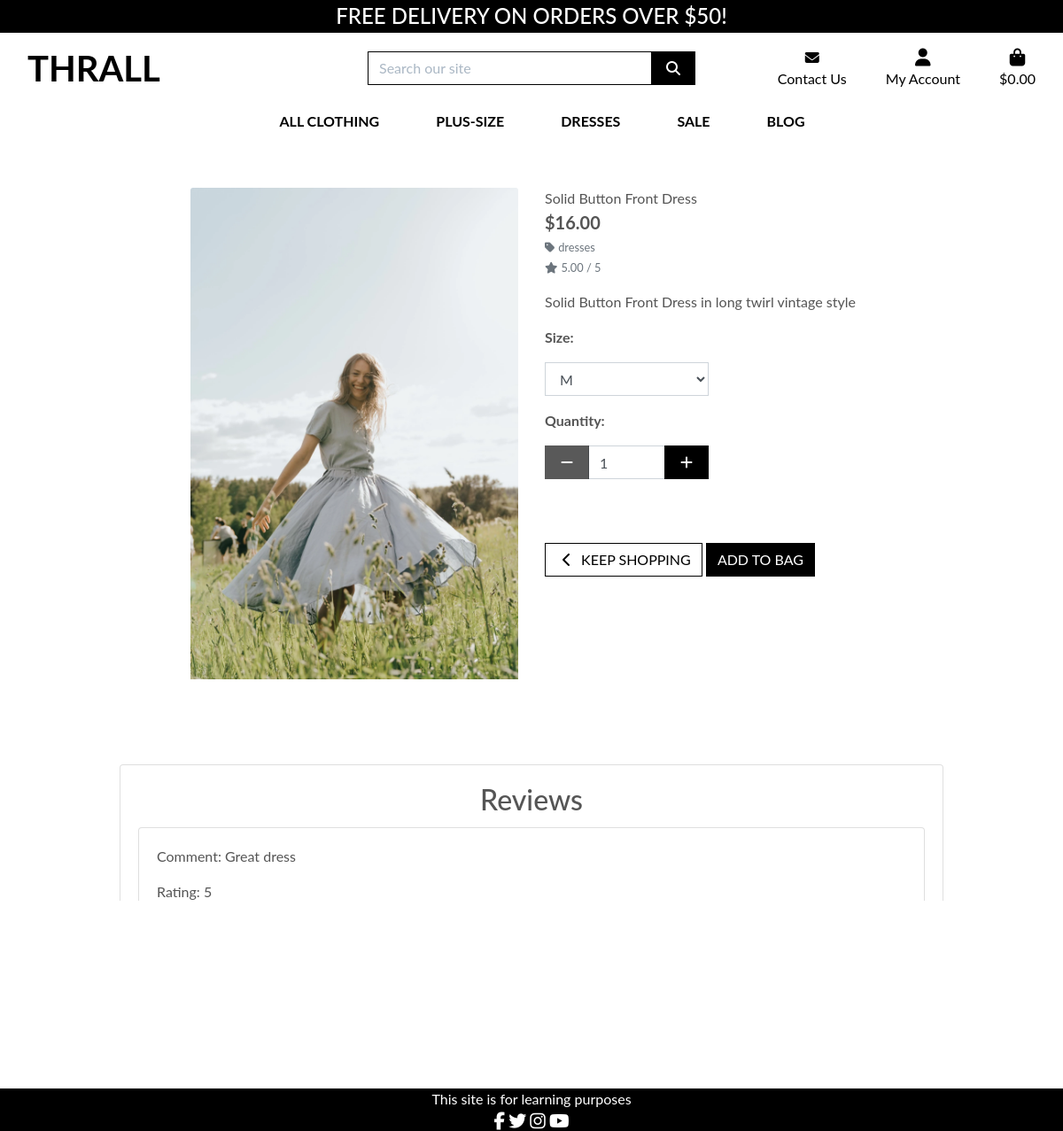
Page /products/3/ on the committed database.
### products/models.py (models this page shows, shortened)
class Product(models.Model):
    category = models.ForeignKey('Category', null=True, blank=True, on_delete=models.SET_NULL)
    name = models.CharField(max_length=254)
    sku = models.CharField(max_length=254, null=True, blank=True)
    description = models.TextField(default=True)
    has_sizes = models.BooleanField(default=True, null=True, blank=True)
    price = models.DecimalField(max_digits=6, decimal_places=2)
    rating = models.DecimalField(max_digits=6, decimal_places=2, null=True, blank=True)
    image_url = models.URLField(max_length=1024, null=True, blank=True)
    image = models.ImageField(null=True, blank=True)

class Category(models.Model):
    class Meta:
        verbose_name_plural = 'Categories'
    name = models.CharField(max_length=254)
    friendly_name = models.CharField(max_length=254, null=True, blank=True)

class Review(models.Model):
    product = models.ForeignKey(Product, on_delete=models.CASCADE, related_name='reviews')
    user = models.ForeignKey(User, on_delete=models.CASCADE)
    score = models.PositiveIntegerField(choices=[(i, str(i)) for i in range(1, 6)])
    comment = models.TextField()
    date_created = models.DateTimeField(auto_now_add=True)

### products/views.py (the view)
# urls.py: path('<int:product_id>/', views.product_detail, name='product_detail'),
def product_detail(request, product_id):
    product = get_object_or_404(Product, pk=product_id)
    reviews = product.reviews.all()
    if request.method == 'POST':
        form = ReviewForm(request.POST)
        if form.is_valid():
            review = form.save(commit=False)
            review.product = product
            review.user = request.user
            review.save()
            messages.success(request, 'Review submitted successfully!')
            return redirect('product_detail', product_id=product_id)
    else:
        form = ReviewForm()
    context = {
        'product': product,
        'reviews': reviews,
        'form': form,
    }
    return render(request, 'products/product_detail.html', context)

### products/forms.py
class ReviewForm(forms.ModelForm):
    class Meta:
        model = Review
        fields = ['score', 'comment']

### bag/contexts.py (called while the page is built, shortened)
def bag_contents(request):
    bag_items = []
    total = 0
    product_count = 0
    bag = request.session.get('bag', {})
    if total < settings.FREE_DELIVERY_THRESHOLD:
        delivery = total * Decimal(settings.STANDARD_DELIVERY_PERCENTAGE / 100)
        free_delivery_delta = settings.FREE_DELIVERY_THRESHOLD - total
    else:
        delivery = 0
        free_delivery_delta = 0
    grand_total = delivery + total
    context = {
        'bag_items': bag_items,
        'total': total,
        'product_count': product_count,
        'delivery': delivery,
        'free_delivery_delta': free_delivery_delta,
        'free_delivery_threshold': settings.FREE_DELIVERY_THRESHOLD,
        'grand_total': grand_total,
    }
    return context

### products/templates/products/product_detail.html (shortened to what this page needs)
{% extends "base.html" %}
{% load static %}
{% block page_header %}
    <div class="container header-container">
    </div>
{% endblock %}
{% block content %}
    <div class="overlay"></div>
    <div class="container-fluid">
        <div class="row">
            <div class="col-12 col-md-6 col-lg-4 offset-lg-2">
                <div class="image-container my-5">
                    {% if product.image %}
                        <a href="{{ product.image.url }}" target="_blank">
                            <img class="card-img-top img-fluid" src="{{ product.image.url }}" alt="{{ product.name }}">
                        </a>
                    {% else %}
                        <a href="">
                            <img class="card-img-top img-fluid" src="{{ MEDIA_URL }}noimage.png" alt="{{ product.name }}">
                        </a>
                    {% endif %}
                </div>
            </div>
            <div class="col-12 col-md-6 col-lg-4">
                <div class="product-details-container mb-5 mt-md-5">
                    <p class="mb-0">{{ product.name }}</p>
                    <p class="lead mb-0 text-left font-weight-bold">${{ product.price }}</p>
                    {% if product.category %}
                        <p class="small mt-1 mb-0">
                            <a class="text-muted" href="{% url 'products' %}?category={{ product.category.name }}">
                                <i class="fas fa-tag mr-1"></i>{{ product.category.friendly_name }}
                            </a>
                        </p>
                    {% endif %}
                    {% if product.rating %}
                        <small class="text-muted"><i class="fas fa-star mr-1"></i>{{ product.rating }} / 5</small>
                    {% else %}
                        <small class="text-muted">No Rating</small>
                    {% endif %}
                    <p class="mt-3">{{ product.description }}</p>
                    <form class="form" action="{% url 'add_to_bag' product.id %}" method="POST">
                        <div class="form-row">
                            {% with product.has_sizes as s %}
                                {% if s %}
                                    <div class="col-12">
                                        <p><strong>Size:</strong></p>
                                        <select class="form-control rounded-0 w-50" name="product_size" id="id_product_size">
                                            <option value="m" selected>M</option>
                                        </select>
                                    </div>
                                {% endif %}
                                <div class="col-12">
                                    <p class="mt-3"><strong>Quantity:</strong></p>
                                    <div class="form-group w-50">
                                        <div class="input-group">
                                            <div class="input-group-prepend">
                                                <button class="decrement-qty btn btn-black rounded-0"
                                                        data-item_id="{{ product.id }}" id="decrement-qty_{{ product.id }}">
                                                    <span class="icon">
                                                        <i class="fas fa-minus"></i>
                                                    </span>
                                                </button>
                                            </div>
                                            <input class="form-control qty_input" type="number" name="quantity" value="1"
                                                   min="1" max="99"
                                                   data-item_id="{{ product.id }}"
                                                   id="id_qty_{{ product.id }}">
                                            <div class="input-group-append">
                                                <button class="increment-qty btn btn-black rounded-0"
                                                        data-item_id="{{ product.id }}" id="increment-qty_{{ product.id }}">
                                                    <span class="icon">
                                                        <i class="fas fa-plus"></i>
                                                    </span>
                                                </button>
                                            </div>
                                        </div>
                                    </div>
                                </div>
                                <div class="col{% if s %}-12 mt-2{% endif %}">
                                    <a href="{% url 'products' %}" class="btn btn-outline-black rounded-0 mt-5">
                                        <span class="icon">
                                            <i class="fas fa-chevron-left"></i>
                                        </span>
                                        <span class="text-uppercase">Keep Shopping</span>
                                    </a>
                                    <input type="submit" class="btn btn-black rounded-0 text-uppercase mt-5" value="Add to Bag">
                                </div>
                            {% endwith %}
                        </div>
                    </form>
                </div>
            </div>
        </div>
    </div>
    <div class="container mt-5">
        <div class="row">
            <div class="col-12">
                <div class="card">
                    <div class="card-body">
                        <h2 class="card-title text-center">Reviews</h2>
                        {% for review in reviews %}
                            <div class="card mb-3">
                                <div class="card-body">
                                    <p class="card-text">Comment: {{ review.comment }}</p>
                                    <p class="card-text">Rating: {{ review.score }}</p>
                                    <p class="card-text">Posted by: {{ review.user.username }}</p>
                                    {% if user.is_authenticated and user == review.user %}
                                        <form method="post">
                                            {% csrf_token %}
                                            {{ review_edit_form.as_p }}
                                            <div class="d-grid gap-2 text-center">
                                                <button type="submit" class="btn btn-dark">Update Review</button>
                                            </div>
                                        </form>
                                    {% else %}
                                        <a href="{% url 'edit_review' review.id %}" class="btn btn-primary">Edit Review</a>
                                    {% endif %}
                                </div>
                            </div>
                        {% endfor %}
                    </div>
                </div>
            </div>
        </div>
    </div>
    <div class="container mt-4">
        <div class="row justify-content-center">
            <div class="col-12 col-md-8 col-lg-12">
                <div class="card">
                    <div class="card-body">
                        {% if user.is_authenticated %}
                            {% if user_review %}
                                <h2 class="card-title text-center">Edit Your Review</h2>
                            {% else %}
                                <h2 class="card-title text-center">Leave a Review</h2>
                            {% endif %}
                            <form method="post">
                                {% csrf_token %}
                                <div class="mb-3 text-center">
                                    <label for="{{ form.score.id_for_label }}"></label>
                                    {{ form.comment|as_crispy_field }}
                                </div>
                                <div class="mb-3">
                                    <label for="{{ form.comment.id_for_label }}"></label>
                                    {{ form.score|as_crispy_field }}
                                </div>
                                <div class="d-grid gap-2 text-center">
                                    <button type="submit" class="btn btn-dark">Submit</button>
                                </div>
                            </form>
                        {% else %}
                            <p class="text-center">Please log in to leave a review.</p>
                        {% endif %}
                    </div>
                </div>
            </div>
        </div>
    </div>
{% endblock %}

### static/css/base.css (style rules this page uses)
html, body { height: 100%; }
body { background: url('/media/women_modelling_landscape.jpg') no-repeat center center fixed; background-size: cover; color: #555; font-family: 'Lato'; height: calc(100vh - 164px); margin: 0%; display: flex; flex-direction: column; }
.icon { align-items: center; display: inline-flex; justify-content: center; height: 1.5rem; width: 1.5rem; }
.btn-black { background: black; color: white; }
.btn-outline-black { background: white; color: black !important; border: 1px solid black; }
.overlay { height: 100%; width: 100%; top: 0; left: 0; position: fixed; background: white; z-index: -1; }
@media (min-width: 1200px) { .container { max-width: 80%; } }
@media (min-width: 992px) { .header-container { padding-top: 164px; } }

### rows in the picture
Product: image (picture), name "Solid Button Front Dress", price "16.00", category.friendly_name "dresses", rating "5.00", description "Solid Button Front Dress in long twirl vintage style"
Review: comment "Great dress", score "5"

### other values in the picture
{{ free_delivery_threshold }} "50"
